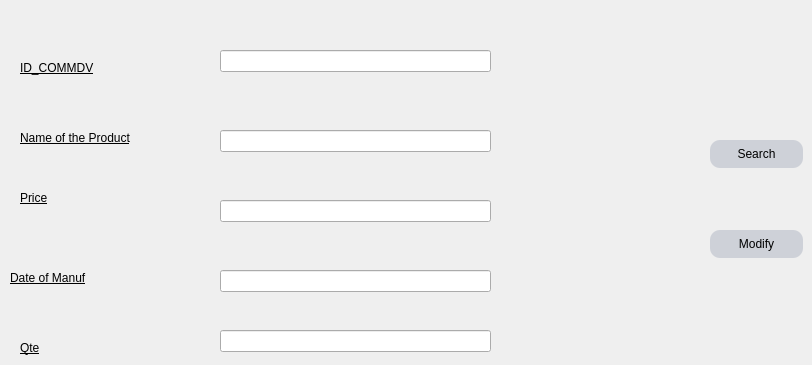
      <widget class="QWidget" name="tab_9">
       <attribute name="title">
        <string>Modify Product</string>
       </attribute>
       <widget class="QLineEdit" name="l_modif_idv">
        <property name="geometry">
         <rect>
          <x>220</x>
          <y>50</y>
          <width>271</width>
          <height>22</height>
         </rect>
        </property>
       </widget>
       <widget class="QLabel" name="label_26">
        <property name="geometry">
         <rect>
          <x>20</x>
          <y>60</y>
          <width>141</width>
          <height>16</height>
         </rect>
        </property>
        <property name="styleSheet">
         <string notr="true">color: rgb(0, 0, 0);
border-color: rgb(255, 255, 255);
text-decoration: underline;
font: 75 10pt &quot;MS Shell Dlg 2&quot;;
</string>
        </property>
        <property name="text">
         <string>ID_COMMDV</string>
        </property>
       </widget>
       <widget class="QPushButton" name="SearchP">
        <property name="geometry">
         <rect>
          <x>710</x>
          <y>140</y>
          <width>93</width>
          <height>28</height>
         </rect>
        </property>
        <property name="styleSheet">
         <string notr="true">
QPushButton{
background:#ced1d8;
border-style:outset;
border-radius:10px;
}
QPushButton:pressed{
background-color:rgb(224,0,0);
border-style:inset;}
QPushButton:hover {
    background-color:rgb(5, 255, 0);
    }
</string>
        </property>
        <property name="text">
         <string>Search</string>
        </property>
       </widget>
       <widget class="QPushButton" name="ModifyP">
        <property name="geometry">
         <rect>
          <x>710</x>
          <y>230</y>
          <width>93</width>
          <height>28</height>
         </rect>
        </property>
        <property name="styleSheet">
         <string notr="true">
QPushButton{
background:#ced1d8;
border-style:outset;
border-radius:10px;
}
QPushButton:pressed{
background-color:rgb(224,0,0);
border-style:inset;}
QPushButton:hover {
    background-color:rgb(5, 255, 0);
    }
</string>
        </property>
        <property name="text">
         <string>Modify</string>
        </property>
       </widget>
       <widget class="QLabel" name="label_27">
        <property name="geometry">
         <rect>
          <x>20</x>
          <y>130</y>
          <width>161</width>
          <height>16</height>
         </rect>
        </property>
        <property name="styleSheet">
         <string notr="true">color: rgb(0, 0, 0);
border-color: rgb(255, 255, 255);
text-decoration: underline;
font: 75 10pt &quot;MS Shell Dlg 2&quot;;
</string>
        </property>
        <property name="text">
         <string>Name of the Product</string>
        </property>
       </widget>
       <widget class="QLineEdit" name="l_modif_name">
        <property name="geometry">
         <rect>
          <x>220</x>
          <y>130</y>
          <width>271</width>
          <height>22</height>
         </rect>
        </property>
       </widget>
       <widget class="QLabel" name="label_38">
        <property name="geometry">
         <rect>
          <x>20</x>
          <y>190</y>
          <width>55</width>
          <height>16</height>
         </rect>
        </property>
        <property name="styleSheet">
         <string notr="true">color: rgb(0, 0, 0);
border-color: rgb(255, 255, 255);
text-decoration: underline;
font: 75 10pt &quot;MS Shell Dlg 2&quot;;
</string>
        </property>
        <property name="text">
         <string>Price</string>
        </property>
       </widget>
       <widget class="QLineEdit" name="l_modif_price">
        <property name="geometry">
         <rect>
          <x>220</x>
          <y>200</y>
          <width>271</width>
          <height>22</height>
         </rect>
        </property>
       </widget>
       <widget class="QLabel" name="label_39">
        <property name="geometry">
         <rect>
          <x>10</x>
          <y>270</y>
          <width>121</width>
          <height>16</height>
         </rect>
        </property>
        <property name="styleSheet">
         <string notr="true">color: rgb(0, 0, 0);
border-color: rgb(255, 255, 255);
text-decoration: underline;
font: 75 10pt &quot;MS Shell Dlg 2&quot;;
</string>
        </property>
        <property name="text">
         <string>Date of Manuf</string>
        </property>
       </widget>
       <widget class="QLineEdit" name="l_modif_dateM">
        <property name="geometry">
         <rect>
          <x>220</x>
          <y>270</y>
          <width>271</width>
          <height>22</height>
         </rect>
        </property>
       </widget>
       <widget class="QLabel" name="label_60">
        <property name="geometry">
         <rect>
          <x>20</x>
          <y>340</y>
          <width>55</width>
          <height>16</height>
         </rect>
        </property>
        <property name="styleSheet">
         <string notr="true">color: rgb(0, 0, 0);
border-color: rgb(255, 255, 255);
text-decoration: underline;
font: 75 10pt &quot;MS Shell Dlg 2&quot;;
</string>
        </property>
        <property name="text">
         <string>Qte</string>
        </property>
       </widget>
       <widget class="QLineEdit" name="l_modify_qte">
        <property name="geometry">
         <rect>
          <x>220</x>
          <y>330</y>
          <width>271</width>
          <height>22</height>
         </rect>
        </property>
       </widget>
      </widget>
